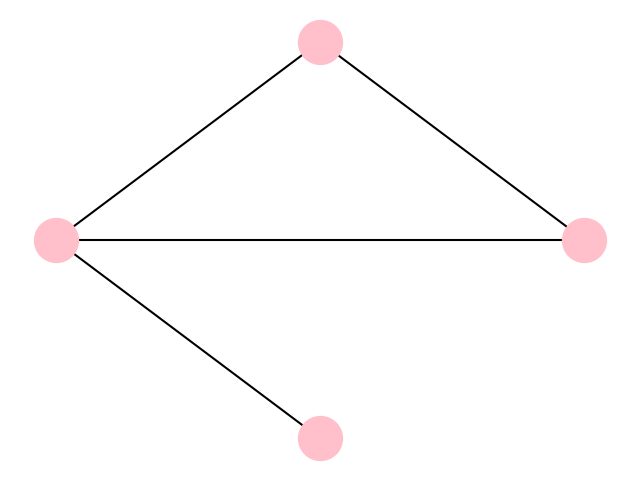

Reproduce this figure in Python.

import matplotlib.pyplot as plt
import networkx as nx


# Create the graph
G = nx.Graph()
G.add_edges_from([(1,2),(1,3),(2,3),(2,4)])



#Creating the figure

G_pos=nx.spring_layout(G) 
G_pos[1]= [3,6]
G_pos[2]=[0,3]
G_pos[3]=[6,3]
G_pos[4]=[3,0]                           #sans cette option, les noeuds seront ordonnés d'une manière aléatoire
nx.draw(G,G_pos, with_labels=False,node_color='pink',node_size=1000,width=1.5)
#figure=plt.plot(figuresize=(4,4))






plt.show()
